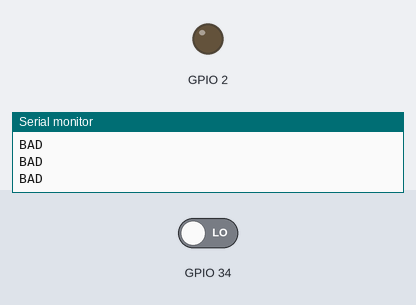
The sketch below on a simulated ESP32. Parts: output pins drawn as LEDs (lit = HIGH), the last lines printed to the serial monitor. The inputs (shaded band) are chosen by the test bench; at power-on: GPIO 34 LOW.

Above: at 1.2 s.
1.3 s: GPIO 34 driven HIGH
At 2.1 s:
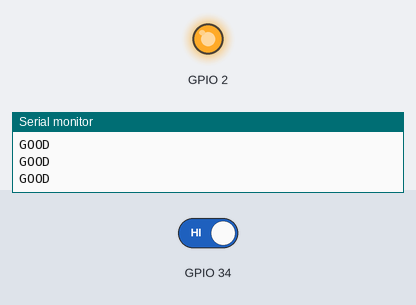
2.8 s: GPIO 34 driven LOW
At 3.2 s:
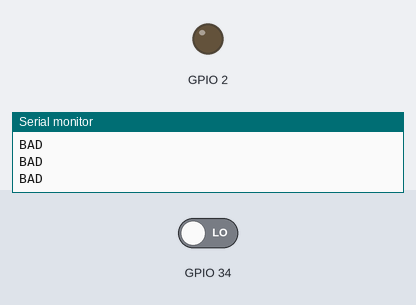
Timing chart, 0 to 5.8 s (numbered marks = the images above; inputs shaded):
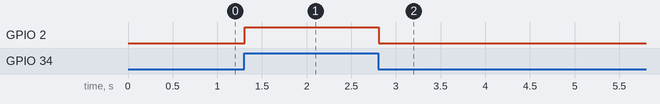

The sketch:

INPUT.ino
```cpp
void setup() {
  // put your setup code here, to run once:
  pinMode(34,INPUT);
  pinMode(2,OUTPUT);
  Serial.begin(9600);
}

void loop() {
  // put your main code here, to run repeatedly:
  int data = digitalRead(34);
  if (data == HIGH){
    Serial.println("GOOD");
    digitalWrite(2,HIGH);
  }
  else {
    Serial.println("BAD");
    digitalWrite(2,LOW);
  }
}
```

Measured:
- after the input at 1.3 s, GPIO 2: LOW → HIGH at once
- after the input at 2.8 s, GPIO 2: HIGH → LOW at once
